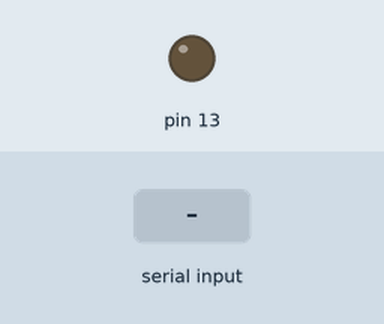
Recording of a sketch running on a simulated Arduino Uno, built with avr-gcc and run on an emulated ATmega328P. On the bench: output pins drawn as LEDs (lit = HIGH). Inputs (shaded band) come from the test bench.

Above: at 1.2 s.
1.3 s: "1" received over Serial
At 1.8 s:
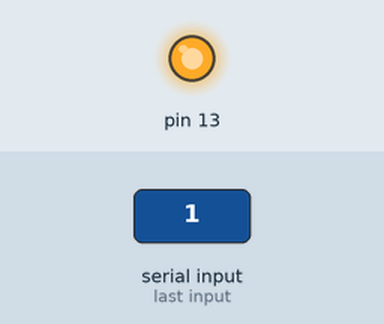
2.8 s: "0" received over Serial
At 4.0 s:
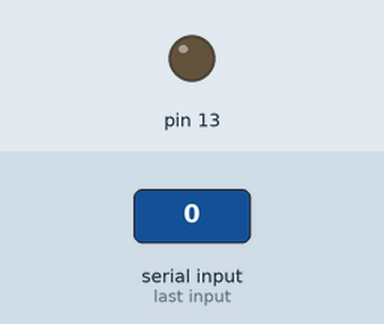
4.3 s: "2" received over Serial
At 5.2 s:
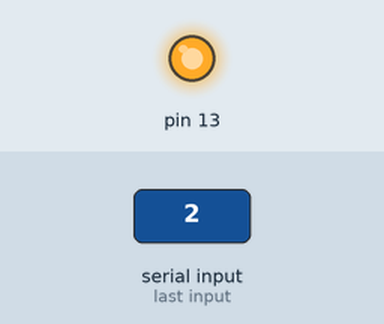
Timing chart, 0 to 7.3 s (numbered marks = the images above; inputs shaded):
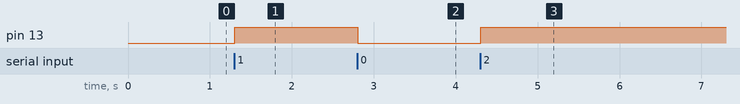

The sketch:

scriptLedOnOffBT.ino
```cpp
#include <Wire.h>

////////////////////////////////////////////////
//                Declarations                //
////////////////////////////////////////////////
String readString;
boolean isOn = false;

////////////////////////////////////////////////
//                 Base Code                  //
////////////////////////////////////////////////
void setup(){
	Serial.begin(9600);
	pinMode(13, OUTPUT);
}

void loop(){
	while (Serial.available()) {
		delay(3);
		if (Serial.available() > 0) {
			char c = Serial.read();
			readString += c;
		}
	}

	if (readString.length() >0) {
		if(isOn){
			digitalWrite(13, LOW);
			isOn = false;
		}else{
			digitalWrite(13, HIGH);
			isOn = true;
		}
		readString = "";
	}
}
```

Measured:
- after the input at 1.3 s, pin 13: LOW → HIGH at once
- after the input at 2.8 s, pin 13: HIGH → LOW at once
- after the input at 4.3 s, pin 13: LOW → HIGH at once
